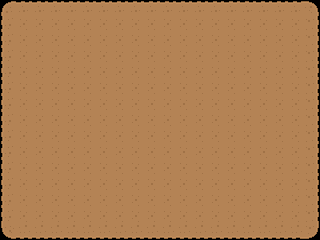

This is a level from a 2D game, rendered from its Tiled map with the project's own tilesets. A one-line summary and the map file follow, with tile-layer data summarised:
An orthogonal 20x15 tile map with 16x16 px tiles, 1 tile layer (Tile Layer 1).

<map version="1.0" orientation="orthogonal" renderorder="right-down" width="20" height="15" tilewidth="16" tileheight="16" nextobjectid="1">
 <tileset firstgid="1" name="tileset" tilewidth="16" tileheight="16" spacing="1" tilecount="1767" columns="57">
  <image source="tileset.png" trans="ff00ff" width="968" height="526" />
 </tileset>
 <layer name="Tile Layer 1" width="20" height="15">
  <data>[300 cells, 300 non-empty, 9 distinct tile ids]</data>
 </layer>
</map>
